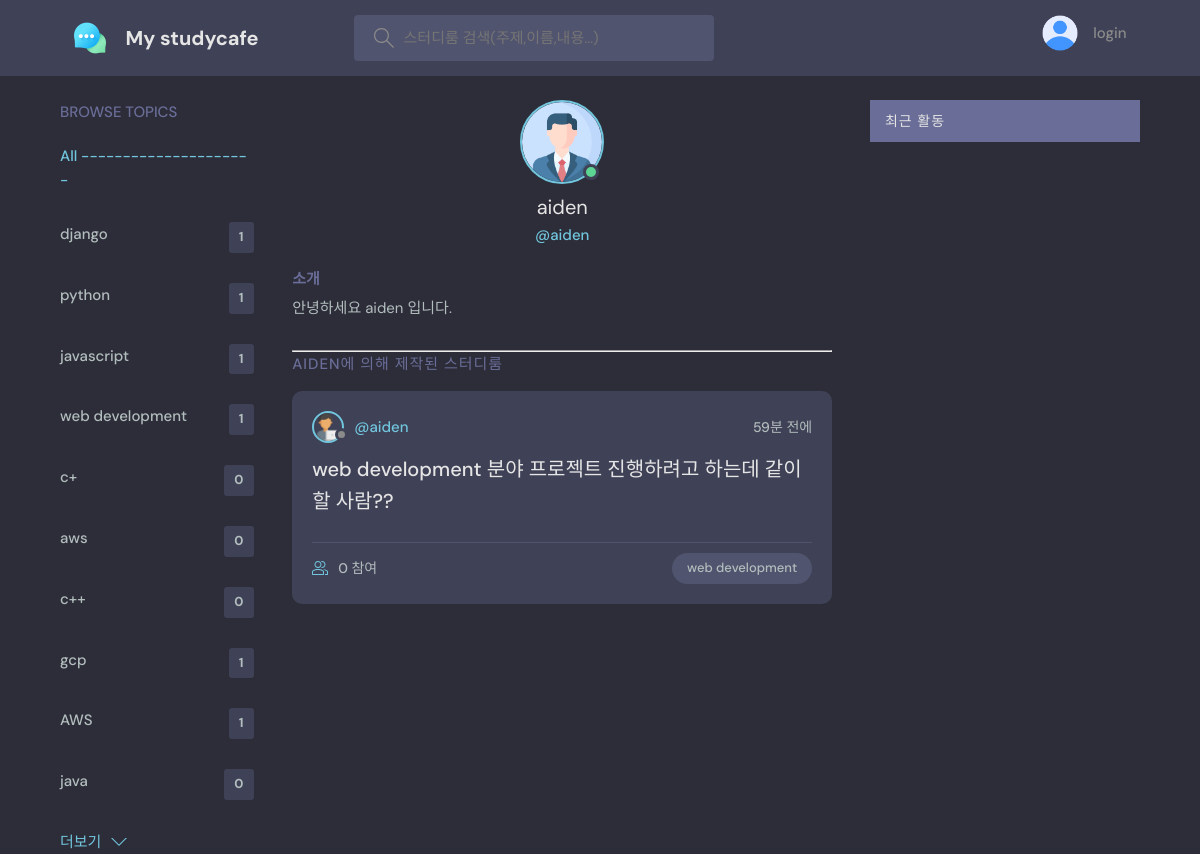
/profile/16/, run on the app's committed database.
### discord/models.py (models this page shows, shortened)
class Topic(models.Model):
    name = models.CharField(max_length=200)

class Room(models.Model):
    host = models.ForeignKey(User, on_delete=models.SET_NULL, null=True)
    topic = models.ForeignKey(Topic, on_delete=models.SET_NULL, null=True)
    name = models.CharField(max_length=200)
    description = models.TextField(null=True, blank=True)
    participants = models.ManyToManyField(User, related_name='participants', blank=True)
    updated = models.DateTimeField(auto_now=True)
    created = models.DateTimeField(auto_now_add=True)
    class Meta:
        ordering = ['-created','-updated']

### discord/views.py (the view)
# urls.py: path('profile/<str:pk>/', views.userProfile, name="user-profile"),
def userProfile(request, pk):
    user = User.objects.get(id=pk)
    rooms = user.room_set.all()
    room_messages = user.message_set.all()
    topics = Topic.objects.all()
    context = {'user': user, 'rooms': rooms,
               'room_messages': room_messages, 'topics': topics}
    return render(request, 'base/profile.html', context)

### discord/templates/base/profile.html (shortened to what this page needs)
{% extends 'main.html' %}
{% load static %}
{% block content %}
  <main class="profile-page layout layout--3">
    <div class="container">
      {% include 'base/topics_component.html' %}
      <div class="roomList">
        <div class="profile">
          <div class="profile__avatar">
            <div class="avatar avatar--large active">
              <img src="{% static 'images/profile.png' %}" />
            </div>
          </div>
          <div class="profile__info">
            <h3>{{user.username}}</h3>
            <p>@{{user.username}}</p>
          </div>
          <div class="profile__about">
            <h3>소개</h3>
            <p>
             안녕하세요 {{user.username}} 입니다.
            </p>
          </div>
        </div>
        <hr>
        <div class="roomList__header">
          <div>
            <h2>{{user.username}}에 의해 제작된 스터디룸</a>
            </h2>
          </div>
        </div>
       {% include 'base/feed_component.html' %}
      </div>
      {% include 'base/activity_component.html' %}
    </div>
  </main>
{% endblock content %}

### discord/templates/base/topics_component.html
<div class="topics">
  <div class="topics__header">
      <h2>Browse Topics</h2>
  </div>
  <ul class="topics__list">
      <li>
          <a href="{% url 'home' %}" class="active"> All ---------------------</a>
      </li>
      {% for topic in topics %}
      <li>
          <a href="{% url 'home' %}?q={{topic.name}}">{{topic.name}}<span>{{topic.room_set.all.count}}</span></a>
      </li>
      {% endfor %}
  </ul>
  <a class="btn btn--link" href="{% url 'topics' %}">
      더보기
      <svg version="1.1" xmlns="http://www.w3.org/2000/svg" width="32" height="32" viewBox="0 0 32 32">
          <title>chevron-down</title>
          <path d="M16 21l-13-13h-3l16 16 16-16h-3l-13 13z"></path>
      </svg>
  </a>
</div>

### discord/templates/base/feed_component.html (shortened to what this page needs)
  {% load static %}
  {% for room in rooms %}
    <div class="roomListRoom">
      <div class="roomListRoom__header">
        <a href="{% url 'user-profile' room.host.id %}" class="roomListRoom__author">
          <div class="avatar avatar--small">
            <img src="{% static 'images/programmer.png' %}" />
          </div>
          <span>@{{room.host.username}}</span>
        </a>
        <div class="roomListRoom__actions">
          <span>{{room.created|timesince}} 전에 </span>
        </div>
      </div>
      <div class="roomListRoom__content">
        <a href="{% url 'room' room.id %}">{{room.name}}</a>
      </div>
      <div class="roomListRoom__meta">
        <a href="{% url 'room' room.id %}" class="roomListRoom__joined">
          {{room.participants.all.count}} 참여
        </a>
        <p class="roomListRoom__topic">{{room.topic.name}}</p>
      </div>
    </div>
  {% endfor %}

### data on the page
Topic: name "django", room_set.all.count "1"
Topic: name "python", room_set.all.count "1"
Topic: name "javascript", room_set.all.count "1"
Topic: name "web development", room_set.all.count "1"
Topic: name "c+", room_set.all.count "0"
Topic: name "aws", room_set.all.count "0"
Topic: name "c++", room_set.all.count "0"
Topic: name "gcp", room_set.all.count "1"
Topic: name "AWS", room_set.all.count "1"
Topic: name "java", room_set.all.count "0"
Room: host.username "aiden", created "59분", name "web development 분야 프로젝트 진행하려고 하는데 같이 할 사람??", participants.all.count "0", topic.name "web development"

### other printed values
{{ user.username }} "aiden"
{{ user.username }} "AIDEN"
